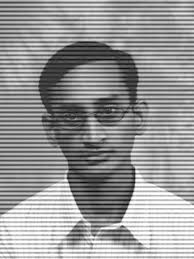
#> input picture Tarea5-FiltrosEnDominioFrecuencia/Ruido Periodico 1.jpg, 194 x 259 px
$ python P6-1-Localizado.py
#> lines starting #> are read from the running program, lines starting #| are printed output that depends on the picture
import cv2
import numpy as np
from matplotlib import pyplot as plt
import math


def addpadding(img):
    alto, ancho = img.shape
    pad = 2

    while pad < max(alto, ancho):
        pad *=2
    out = np.ones((pad,pad), np.uint8)
    out[0:alto, 0:ancho] = img
    #cv2. imshow('con padding', out)
    return out

imgNames = ['Ruido Periodico 1.jpg', 'newspaper_shot_woman.tif',  'car_newsprint.tif', 'Ruido Periodico 2.tif']

for i in range(0, len(imgNames)):
    imagenOriginal = cv2.imread(imgNames[i], 0)
#> imagenOriginal is the input picture: shape (259, 194); min 0, max 255, mean 151.3

    plt.subplot(221),plt.imshow(imagenOriginal, cmap = 'gray')
    plt.title('Input Image'), plt.xticks([]), plt.yticks([])

    imagen = np.float32(addpadding(imagenOriginal))
#> in addpadding, `out[0:alto, 0:ancho] = img`:
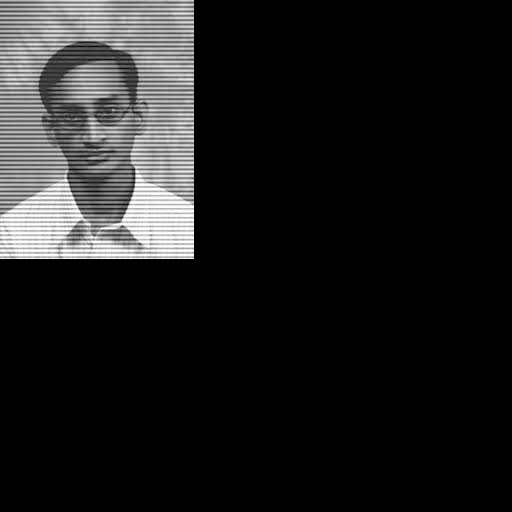
#> out: shape (512, 512); min 0, max 255, mean 29.8
    dft = cv2.dft(imagen, flags = cv2.DFT_COMPLEX_OUTPUT)
    dft_shift = np.fft.fftshift(dft)
    magnitude_spectrum = 20*np.log(cv2.magnitude(dft_shift[:,:,0],dft_shift[:,:,1]))
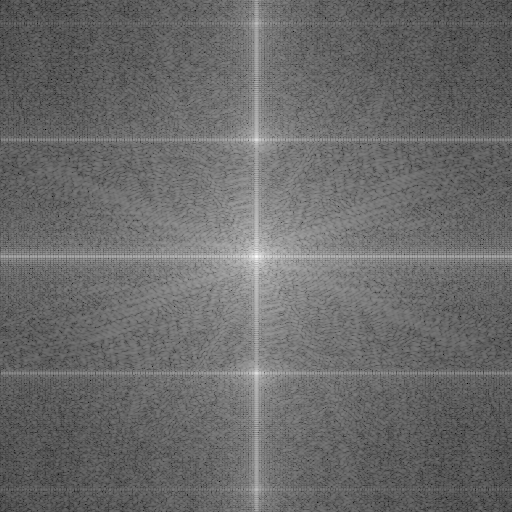
#> magnitude_spectrum: shape (512, 512) float32; min 4.83, max 317.4, mean 135.9; drawn with min black and max white
    cv2.imwrite('espectro'+str(i+1)+'.jpg', magnitude_spectrum)
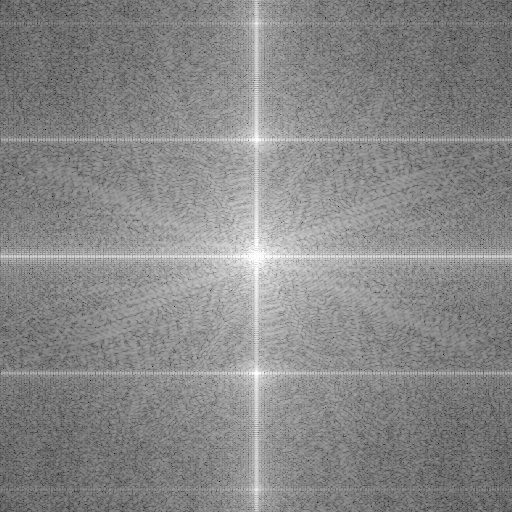
#> saved as espectro1.jpg: shape (512, 512); min 5, max 255, mean 135.9

    alto, ancho = magnitude_spectrum.shape
#> alto = 512; ancho = 512
    mask = np.zeros((alto,ancho, 2), np.uint8)

    imgMask = cv2.imread('mask'+str(i+1)+'.jpg',0)
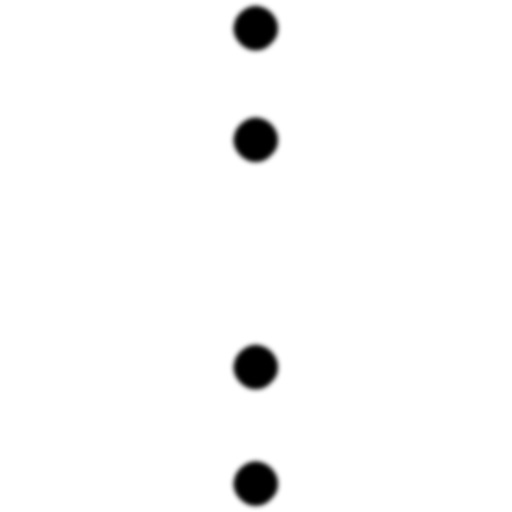
#> input picture Tarea5-FiltrosEnDominioFrecuencia/mask1.jpg, 512 x 512 px
#> imgMask is the input picture: shape (512, 512); min 0, max 255, mean 249.1
    mask[:,:,0] = imgMask
    mask[:,:,1] = imgMask

    #cv2.imshow('mask', mask[:,:,0]*255)

    fshift = dft_shift * mask
    f_ishift = np.fft.ifftshift(fshift)
    out = cv2.idft(f_ishift)
    out = cv2.magnitude(out[0:imagenOriginal.shape[0],0:imagenOriginal.shape[1],0],
                        out[0:imagenOriginal.shape[0],0:imagenOriginal.shape[1],1])
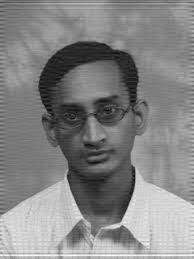
#> out: shape (259, 194) float32; min 1.67e+09, max 1.78e+10, mean 1.01e+10; drawn with min black and max white

    #Para la imagen original
    dft_filtered = cv2.dft(out, flags = cv2.DFT_COMPLEX_OUTPUT)
    dft_shift_filtered = np.fft.fftshift(dft_filtered)
    magnitud_spectrum_filtered = np.log(cv2.magnitude(dft_shift_filtered[:,:,0],dft_shift_filtered[:,:,1]))
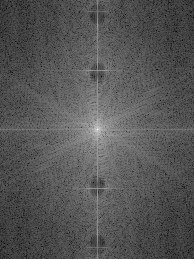
#> magnitud_spectrum_filtered: shape (259, 194) float32; min 19.9, max 33.86, mean 24.6; drawn with min black and max white


    plt.subplot(222),plt.imshow(magnitude_spectrum, cmap = 'gray')
    plt.title('Magnitude Spectrum'), plt.xticks([]), plt.yticks([])

    plt.subplot(223),plt.imshow(magnitud_spectrum_filtered, cmap = 'gray')
    plt.title('Espectro (filtrado)'), plt.xticks([]), plt.yticks([])

    plt.subplot(224),plt.imshow(out, cmap = 'gray')
    plt.title('Imagen Filtrada'), plt.xticks([]), plt.yticks([])

    plt.show()
    cv2.waitKey(0)
#> pass 2 of the loop `for i in range(0, len(imgNames)):`:
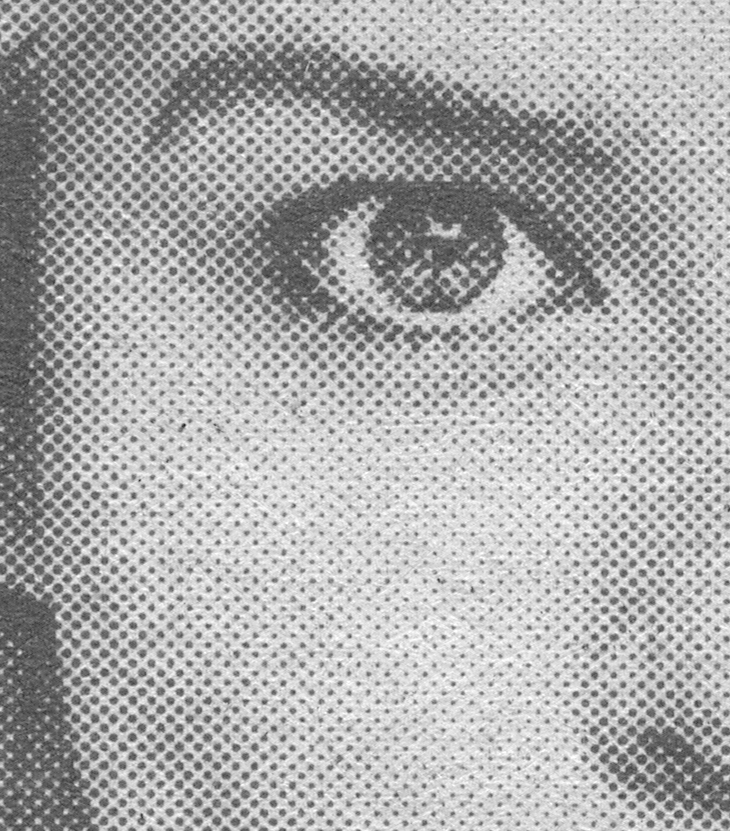
#> input picture Tarea5-FiltrosEnDominioFrecuencia/newspaper_shot_woman.tif, 730 x 831 px
#> imagenOriginal is the input picture: shape (831, 730); min 33, max 255, mean 172.2
#> imagen: shape (1024, 1024) float32
#> `magnitude_spectrum = 20*np.log(cv2.magnitude(dft_shift[:,:,0],dft_shif..`:
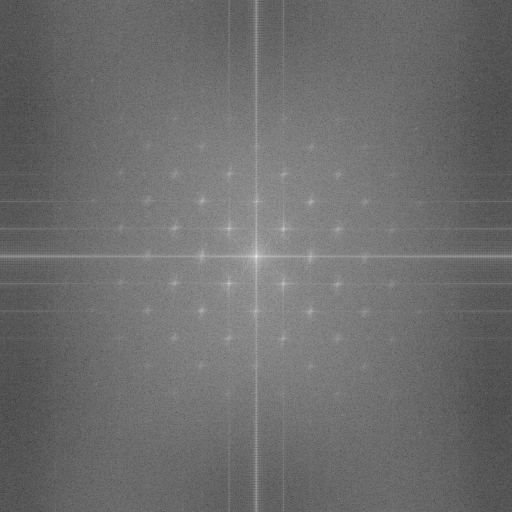
#> magnitude_spectrum: shape (1024, 1024) float32 (shown at 1/2 size); min 8.03, max 369.4, mean 163.2; drawn with min black and max white
#> `cv2.imwrite('espectro'+str(i+1)+'.jpg', magnitude_spectrum)`:
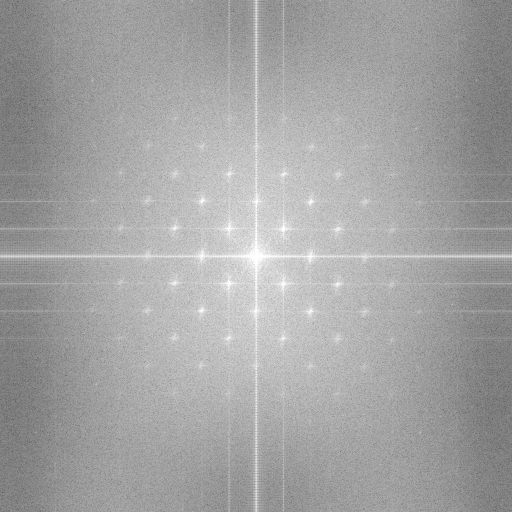
#> saved as espectro2.jpg: shape (1024, 1024) (shown at 1/2 size); min 8, max 255, mean 163.2
#> (the run stopped early here; a loop or call above may not have finished)
